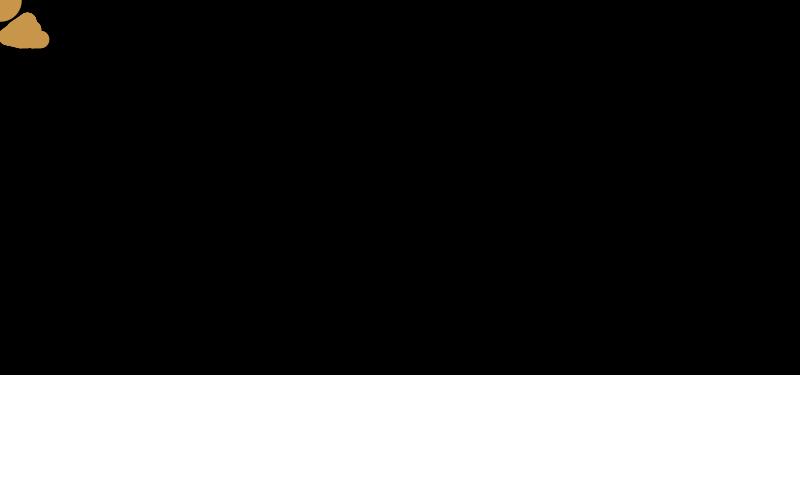
Frame 1 (no input)
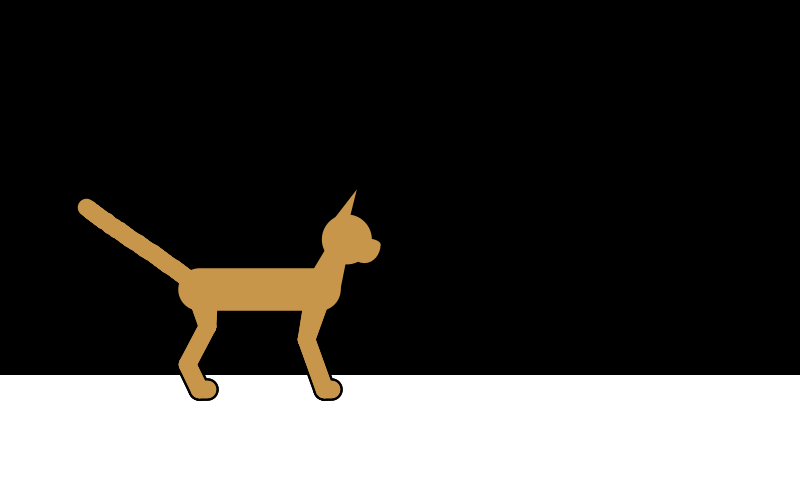
Frame 60 (the mouse pressed at the canvas centre just before this capture)
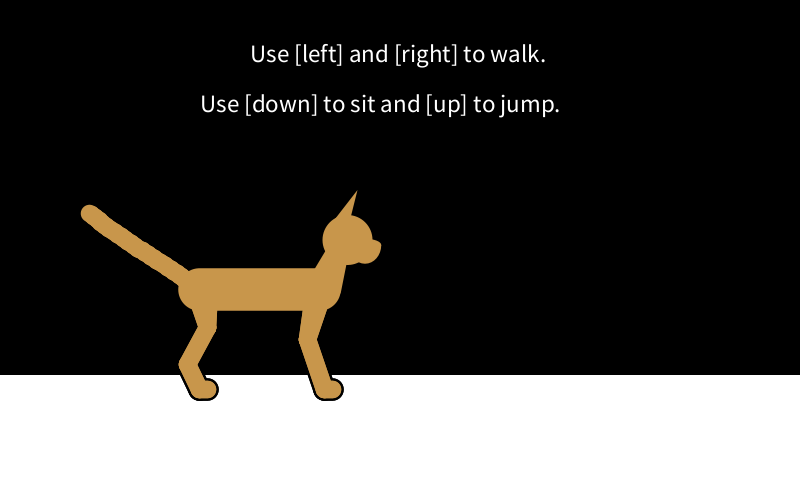
Frame 120 (the mouse held since frame 60 and released just before this capture)

The Processing sketch that drew these frames (run headless with seeded random() and noise(); from frame 60 on, the mouse is pressed at the canvas centre):

// Processing sketch: processing_186953
// ── processing_186953.pde

Leg lefty, righty, lefty2, righty2;

float theGround;

float dir;

float easing = .1;
float armeasing = .75;

float scaled;

float ranVal;

float posX, posY;

float bodyLength = 250;

int dd = 1;

float jumptime = 0;


Arm[] segments = new Arm[55];



void setup(){
  //size of sketch, initial bgcolor
  size(800,500);
//  background(100,0,200);
  
   for(int i = 0; i < segments.length; i++){

    segments[i] = new Arm(width/2,height/2,45-(i/3));
  
  }
  
  theGround = height+height/2;
  
  posX = -width/2;
  
  posY = theGround;
  


  lefty = new Leg(posX,posY,0,theGround,25);
  righty = new Leg(posX,posY,PI,theGround,0);
  
  lefty2 = new Leg(posX-bodyLength,posY,0-(PI/4),theGround,25);
  righty2 = new Leg(posX-bodyLength,posY,PI-(PI/4),theGround,0);
  
  dir = .05;
  ranVal = random(.1,.3);
  
  scaled = random(.9,1.1);
   
  textSize(25);
   
}

void draw(){
  

 pushMatrix(); 
  
  scale(-.5,.5);
 // scale(.5);  
  

  background(0);
  fill(255);
  noStroke();
  rect(0,theGround,-9999,999);
  
 

  
float mp = 1.125;
  
 
 
  float hipx = (lefty.fx + righty.fx) / 2;
  float hipy = (lefty.fy + righty.fy) / 2;
  
  float hipx2 = (lefty2.fx + righty2.fx) / 2;
  float hipy2 = (lefty2.fy + righty2.fy) / 2;
  
  
  
  
    
    if(keyPressed && (key == CODED)){
    
       easing = .075;
      

 ///////////////////////////

 if(keyCode == DOWN){
 
lefty.sit(0);   
righty.sit(0);
 
    }
    
    
 else if(keyCode == UP){
 

   
   int jumpscale = 75;
   
println(jumptime);
jumptime++;




if(jumptime < jumpscale*.6){
  lefty.update(posX);
  righty.update(posX);
  lefty2.update(posX-(bodyLength*dd));
  righty2.update(posX-(bodyLength*dd));
  posX-=10*dd;
  
  lefty.speed = .0;
 lefty.a2speed = .0;
 righty.speed = .0;
 righty.a2speed = .0;
   lefty2.speed = .0;
 lefty2.a2speed = .0;
 righty2.speed = .0;
 righty2.a2speed = .0;
  
}
   
   if(jumptime < jumpscale*.1){
lefty.jump1(0);   
righty.jump1(0);
   }
   if(jumptime < jumpscale*.1){
lefty2.jump1(1);   
righty2.jump1(1);
   }
   if(jumptime > jumpscale*.15 && jumptime < jumpscale*.4){
lefty.jump2(0);   
righty.jump2(0);
   }
   if(jumptime > jumpscale*.1 && jumptime < jumpscale*.35){
lefty2.jump2(1);   
righty2.jump2(1);
   }
   if(jumptime > jumpscale*.4 && jumptime < jumpscale*.6){
     armeasing = .85;
lefty.jump3(0);   
righty.jump3(0);
   }
   if(jumptime > jumpscale*.35 && jumptime < jumpscale*.6){
     armeasing = .85;
lefty2.jump3(1);   
righty2.jump3(1);
   }
  
 
   if(jumptime >= jumpscale*.6){
 lefty.stand(0);   
righty.stand(0);
lefty2.stand(0);   
righty2.stand(0);

   }
   
 
    }else{
      armeasing = .75;
      jumptime = 0;
        lefty.update(posX);
  righty.update(posX);
    }
  
   if(keyCode == LEFT){
     
     dd = -1;
 lefty.speed = .1;
 lefty.a2speed = .1;
 righty.speed = .1;
 righty.a2speed = .1;
 
  lefty.a2offsetx = lefty.x;
  righty.a2offsetx = righty.x;

 lefty2.a2offsetx = lefty2.x;
 righty2.a2offsetx = righty2.x; 

 
 lefty2.speed = .1;
 lefty2.a2speed = .1;
 righty2.speed = .1;
 righty2.a2speed = .1;
 
 posX+=5;
 
   lefty2.update(posX+bodyLength);
  righty2.update(posX+bodyLength);
    }
   if(keyCode == RIGHT){
     
     dd = 1;
 lefty.speed = -.1;
 lefty.a2speed = -.1;
 righty.speed = -.1;
 righty.a2speed = -.1;
 
 lefty.a2offsetx = lefty.x;
 righty.a2offsetx = righty.x;
 
 
 
 lefty2.speed = -.1;
 lefty2.a2speed = -.1;
 righty2.speed = -.1;
 righty2.a2speed = -.1;
 
 posX-=5;
 
    lefty2.update(posX-bodyLength);
  righty2.update(posX-bodyLength);
    }
  
  
    }else{
      
       easing = .1;
       jumptime = 0;
       
 
 lefty.stand(posX);
 righty.stand(posX);
 
 lefty2.stand(posX-bodyLength);
 righty2.stand(posX-bodyLength);
    }
 




fill(200,150,75);
stroke(0);
strokeWeight(45); 
lefty.display(dd,2);

righty.display(dd,2);

lefty2.display(dd,1);

righty2.display(dd,1);

//////////////////////  
 
 for(int i = 0; i < segments.length; i++){

    if(i > 1){
     float px = segments[i-1].folX;
     float py = segments[i-1].folY;    
     segments[i].update(px,py);     
    }else{
     segments[i].update(hipx,hipy);
    } 

  }
  
  
  for(int i = 0; i < segments.length; i++){
  segments[i].display(0,0);  //visual
  }
 
 
  
line(lefty.fx,lefty.fy,righty.fx,righty.fy);
  
ellipse(hipx,hipy,25,25); 
//line(lefty.fx,lefty.fy,hipx,hipy-50);
//line(righty.fx,righty.fy,hipx,hipy-50);


line(lefty2.fx,lefty2.fy,righty2.fx,righty2.fy);  
//ellipse(hipx2,hipy2,45,45);
//line(lefty2.fx,lefty2.fy,hipx2,hipy-50);
//line(righty2.fx,righty2.fy,hipx2,hipy-50);

line(hipx2,hipy2,hipx2-(35*dd),hipy2-100);
line(hipx2+(25*dd),hipy2,hipx2-(35*dd),hipy2-100);
line(hipx2-(15*dd),hipy2,hipx2-(35*dd),hipy2-100);
strokeWeight(10);

//ellipse(hipx2+(25*dd),hipy2-15,100,75);

ellipse(hipx2-(45*dd),hipy2-100,100,100);
arc(hipx2-(80*dd),hipy2-90,65,75,radians(0),radians(180));
ellipse(hipx2-(80*dd),hipy2-90,65,25);

triangle(hipx2-(45*dd),hipy2-120,hipx2-(65*dd),hipy2-200,hipx2-(3*dd),hipy2-120);
//triangle(hipx2-(65*dd),hipy2-120,hipx2-(75*dd),hipy2-190,hipx2,hipy2-120);


//arc((hipx2+hipx)/2,(hipy2+hipy)/2,abs(hipx-hipx2)*1.2,125,radians(0),radians(180));



strokeWeight(95);
line(hipx,hipy,hipx2+(dd*10),hipy2); 

//////////////////////////////////////////////////////////////


stroke(200,150,75);
strokeWeight(35); 
lefty.display(dd,2);

righty.display(dd,2);

lefty2.display(dd,1);

righty2.display(dd,1);



//////////////////////  
 
 
    for(int i = 0; i < segments.length; i++){
  segments[i].display(0,0);  //visual
  }
 
 
  
line(lefty.fx,lefty.fy,righty.fx,righty.fy);
  
ellipse(hipx,hipy,25,25); 
//line(lefty.fx,lefty.fy,hipx,hipy-50);
//line(righty.fx,righty.fy,hipx,hipy-50);


line(lefty2.fx,lefty2.fy,righty2.fx,righty2.fy);  
//ellipse(hipx2,hipy2,45,45);
//line(lefty2.fx,lefty2.fy,hipx2,hipy-50);
//line(righty2.fx,righty2.fy,hipx2,hipy-50);

line(hipx2,hipy2,hipx2-(35*dd),hipy2-100);
line(hipx2+(25*dd),hipy2,hipx2-(35*dd),hipy2-100);
line(hipx2-(15*dd),hipy2,hipx2-(35*dd),hipy2-100);


noStroke();

//ellipse(hipx2+(25*dd),hipy2-15,100,75);

ellipse(hipx2-(45*dd),hipy2-100,100,100);
arc(hipx2-(80*dd),hipy2-90,65,75,radians(0),radians(180));
ellipse(hipx2-(80*dd),hipy2-90,65,25);

triangle(hipx2-(45*dd),hipy2-120,hipx2-(65*dd),hipy2-200,hipx2-(3*dd),hipy2-120);
//triangle(hipx2-(65*dd),hipy2-120,hipx2-(75*dd),hipy2-190,hipx2,hipy2-120);

//arc((hipx2+hipx)/2,(hipy2+hipy)/2,abs(hipx-hipx2)*1.2,125,radians(0),radians(180));

stroke(200,150,75);
strokeWeight(85);
line(hipx,hipy,hipx2+(dd*10),hipy2); 
 
 
  popMatrix();

if(mousePressed){
  fill(255);  
  text("Use [left] and [right] to walk.",(width/2)-150,height/8);
  text("Use [down] to sit and [up] to jump.",(width/2)-200,height/8+50);
}
  
  fill(0);


}

class Arm{
  
  PVector loc = new PVector();
  float a = 5;
  
  float sinAngle = 0.0;
  
  float cX;
  float cY;
  float cX2;
  float cY2;

  float plo = 0;
  float ploCol;
  
  float folX;
  float folY;
  
  
  float radius;
  
  float wave;

  
  Arm(float tx, float ty, float tr){
    
    loc.x = tx;
    loc.y = ty;
    radius=tr;
    
  }
  
  void update(float tx, float ty){
     
    loc.x = tx;
    loc.y = ty;
    
    float sinval = sin(sinAngle);  
    
    
    if(dd==-1){
    wave = map(sinval, -1, 3, -width, width);
    }else{
    wave = map(sinval, 3, -1, -width, width);
    }
    
    
    sinAngle += .1;
    
    float angle = atan2(-height,wave);
    cX = (a * cos(angle)) + loc.x;
    cY = (a * sin(angle)) + loc.y;
    
    folX += (cX - folX) * armeasing;
    folY += (cY - folY) * armeasing;
    
    
  }
  
  void display(int c, int l){
    

    line(loc.x,loc.y,folX,folY);

  }
  
}
class Leg{
float angle = 0.0; 
float offsetx; 
float offsety; 
float scalarx = 60; 
float scalary = 30;
float speed = 0.05;

float a2angle = 0.0; 
float a2offsetx; 
float a2offsety; 
float a2scalarx = 90; 
float a2scalary = 110;
float a2speed = 0.05;

float ground;

float x,y;

float my = 0;

int counter = 0;

float xcheck1,xcheck2;

float x2,y2,a2x2,a2y2;

float xtravel;

float fx,fy,fx2,fy2,fa2x2,fmy;



float neasing = 0;

int c;
  
 Leg(float tx, float ty, float a,float g, int tc){
   
   c = tc;
   
   angle=a;
   a2angle=a;
   
   x = tx;
   y = ty-height;
  
  offsetx = tx;
  offsety = ty-100;
  
  a2offsetx = tx;
  a2offsety = ty+100;
  
  ground = g;
 
 } 
  
  void update(float tx){
    
    if(y >= y2){
    y=0;
    }
    
   x = tx;
  
  offsetx = tx;
  
  a2offsetx = tx;
    
    /////////
    
   x2 = offsetx + cos(angle) * scalarx;  
   y2 = offsety + sin(angle) * scalary;  
   angle += speed; 
  
  /////////////////////////////////////
  
    a2x2 = a2offsetx + cos(a2angle) * a2scalarx;  
   a2y2 = a2offsety + sin(a2angle) * a2scalary;  
   a2angle += a2speed; 
    
  ////////////////////////////////////
  
  float shin = dist(x2,y2,a2x2,a2y2);
  
  
  ///////////////////////////////////
  
  float d = dist(x,y,x2,y2);
  
  float d2 = dist(a2x2,a2y2,x2,y2);
  
  float m = 100-d;
  
  float m2 = 100-d2;
  
  float w = mouseX - pmouseX;
  

  
  if(a2y2 > y2){
   a2y2+=m2;
  }else{
   a2y2-=m2;
  }   
  
  if(y2 > y){
   y-=m;
  }else{
   y+=m;
  }
  
    my = a2y2;
  
  
  
  fx += (x - fx) * easing;
  fx2 += (x2 - fx2) * (easing);
  fa2x2 += (a2x2 - fa2x2) * (easing);
  
  fy += (y - fy) * easing;
  fy2 += (y2 - fy2) * (easing);
  fmy += (my - fmy) * easing;
  
  }
  
  
   void stand(float tx){
     
  
  y=0;
  
  
  
     
    
   x2 = offsetx + cos(PI/2) * scalarx;  
   y2 = offsety + sin(PI/2) * scalary;  
  // angle = PI/2; 
  
  /////////////////////////////////////
  
   a2x2 = a2offsetx + cos(PI/2) * a2scalarx;  
   a2y2 = a2offsety + sin(PI/2) * a2scalary;  
  // a2angle = PI/2; 
    
  ////////////////////////////////////
  
  float shin = dist(x2,y2,a2x2,a2y2);
 
   
  //a2scalary = map(shin,100,126,30,60);
  
  
  ///////////////////////////////////
  
  float d = dist(x,y,x2,y2);
  
  float d2 = dist(a2x2,a2y2,x2,y2);
  
  float m = 100-d;
  
  float m2 = 100-d2;
  
  float w = mouseX - pmouseX;
  
  if(a2y2 > y2){
   a2y2+=m2;
  }else{
   a2y2-=m2;
  }   
  
  if(y2 > y){
   y-=m;
  }else{
   y+=m;
  }
 

    
    my = a2y2;
 
  
  
  fx += (x - fx) * easing;
  fx2 += (x2 - fx2) * (easing);
  fa2x2 += (a2x2 - fa2x2) * (easing);
  
  fy += (y - fy) * easing;
  fy2 += (y2 - fy2) * (easing);
  fmy += (my - fmy) * easing;
  
  }
  
  
  
   void sit(float tl){
     
   y = ground;
   
   fx += ((x-(100*dd)) - fx) * easing;
  
   //fx += (x - fx) * easing; 
    
   x2 = x-(dd*150);  
   y2 = y;  
  // angle = PI/2; 
  
  /////////////////////////////////////
  
   a2x2 = x2 - (30*dd);  
   a2y2 = y2 + 30;  
  // a2angle = PI/2; 
    
  ////////////////////////////////////
  
  float shin = dist(x2,y2,a2x2,a2y2);
 
   
  //a2scalary = map(shin,100,126,30,60);
  
  
  ///////////////////////////////////
  
  float d = dist(x,y,x2,y2);
  
  float d2 = dist(a2x2,a2y2,x2,y2);
  
  float m = 100-d;
  
  float m2 = 100-d2;
  
  float w = mouseX - pmouseX;
  
  if(a2y2 > y2){
//   a2y2+=m2;
  }else{
//   a2y2-=m2;
  }   
  
  if(y2 > y){
 //  y-=m;
  }else{
//   y+=m;
  }
 

    
    my = a2y2;
 
  
  
  
  fx2 += (x2 - fx2) * (easing);
  fa2x2 += (a2x2 - fa2x2) * (easing);
  
  fy += (y - fy) * easing;
  fy2 += (y2 - fy2) * (easing);
  fmy += (my - fmy) * easing;
  
  }
  
   
  
   void jump1(float tl){
     
    
     
   if(tl == 0){
     
     
   y = ground-100;
   
   fx += ((x-(25*dd)) - fx) * easing;
  
   //fx += (x - fx) * easing; 
    
  // x2 = x-(dd*100);  
   y2 = (a2y2+y)/2;  
  // angle = PI/2; 
  
  /////////////////////////////////////
  
   //a2x2 = x2 - (30*dd);  
   //a2y2 = ground+25;  
  // a2angle = PI/2; 
   }else{
    y = ground-125;
   
   fx += ((x-(25*dd)) - fx) * easing;
  
   //fx += (x - fx) * easing; 
    
  // x2 = x-(dd*100);  
   y2 = (a2y2+y)/2;  
  // angle = PI/2; 
  
  /////////////////////////////////////
  
   //a2x2 = x2 - (30*dd);  
   //a2y2 = ground+25;  
  // a2angle = PI/2; 
   }
  ////////////////////////////////////
  
  float shin = dist(x2,y2,a2x2,a2y2);
 
   
  //a2scalary = map(shin,100,126,30,60);
  
  
  ///////////////////////////////////
  
  float d = dist(x,y,x2,y2);
  
  float d2 = dist(a2x2,a2y2,x2,y2);
  
  float m = 100-d;
  
  float m2 = 100-d2;
  
  float w = mouseX - pmouseX;
  
  if(a2y2 > y2){
//   a2y2+=m2;
  }else{
//   a2y2-=m2;
  }   
  
  if(y2 > y){
 //  y-=m;
  }else{
//   y+=m;
  }
 

    
    my = a2y2;
 
  
  
  
  fx2 += (x2 - fx2) * (easing);
  fa2x2 += (a2x2 - fa2x2) * (easing);
  
  fy += (y - fy) * easing;
  fy2 += (y2 - fy2) * (easing);
  fmy += (my - fmy) * easing;

     
  
  }
  
  
  void jump2(float tl){
    
  
 
   if(tl == 0){
     neasing = .1;
     int high = 600;
     
   y = ground-high;
   
   fx += ((x-(25*dd)) - fx) * neasing;
  
   //fx += (x - fx) * easing; 
    
  // x2 = x-(dd*100);  
   y2 = ground-(high);  
  // angle = PI/2; 
  
  /////////////////////////////////////
  
   //a2x2 = x2 - (30*dd);  
   a2y2 = ground-(high-160);  
  // a2angle = PI/2; 
  
   }else{
     neasing = .1;
    int high = 700;
     
   y = ground-high;
   
   fx += ((x-(25*dd)) - fx) * neasing;
  
   //fx += (x - fx) * easing; 
    
  // x2 = x-(dd*100);  
   y2 = ground-(high-80);  
  // angle = PI/2; 
  
  /////////////////////////////////////
  
   //a2x2 = x2 - (30*dd);  
   a2y2 = ground-(high-160);  
  // a2angle = PI/2; 
  
   }
  ////////////////////////////////////
  
  float shin = dist(x2,y2,a2x2,a2y2);
 
   
  //a2scalary = map(shin,100,126,30,60);
  
  
  ///////////////////////////////////
  
  float d = dist(x,y,x2,y2);
  
  float d2 = dist(a2x2,a2y2,x2,y2);
  
  float m = 100-d;
  
  float m2 = 100-d2;
  
  float w = mouseX - pmouseX;
  
  if(a2y2 > y2){
//   a2y2+=m2;
  }else{
//   a2y2-=m2;
  }   
  
  if(y2 > y){
 //  y-=m;
  }else{
//   y+=m;
  }
 

    
    my = a2y2;
 
  
  
  
  fx2 += (x2 - fx2) * (neasing);
  fa2x2 += (a2x2 - fa2x2) * (neasing);
  
  fy += (y - fy) * neasing;
  fy2 += (y2 - fy2) * (neasing);
  fmy += (my - fmy) * neasing;

  }
  
  
  void jump3(float tl){
    
  neasing = .15;
 
  if(tl == 0){
    
   y = ground-100;
   
   fx += ((x-(25*dd)) - fx) * neasing;
  
   //fx += (x - fx) * easing; 
    
  // x2 = x-(dd*100);  
   y2 = (a2y2+y)/2;  
  // angle = PI/2; 
  
  /////////////////////////////////////
  
   //a2x2 = x2 - (30*dd);  
   a2y2 = ground+25;  
  // a2angle = PI/2; 
   }else{
     
    y = ground-125;
   
   fx += ((x-(25*dd)) - fx) * neasing;
  
   //fx += (x - fx) * easing; 
    
  // x2 = x-(dd*100);  
   y2 = (a2y2+y)/2;  
  // angle = PI/2; 
  
  /////////////////////////////////////
  
   //a2x2 = x2 - (30*dd);  
   a2y2 = ground+25;  
  // a2angle = PI/2; 
   }
  ////////////////////////////////////
  
  float shin = dist(x2,y2,a2x2,a2y2);
 
   
  //a2scalary = map(shin,100,126,30,60);
  
  
  ///////////////////////////////////
  
  float d = dist(x,y,x2,y2);
  
  float d2 = dist(a2x2,a2y2,x2,y2);
  
  float m = 100-d;
  
  float m2 = 100-d2;
  
  float w = mouseX - pmouseX;
  
  if(a2y2 > y2){
//   a2y2+=m2;
  }else{
//   a2y2-=m2;
  }   
  
  if(y2 > y){
 //  y-=m;
  }else{
//   y+=m;
  }
 

    
    my = a2y2;
 
  
  
  
  fx2 += (x2 - fx2) * (neasing);
  fa2x2 += (a2x2 - fa2x2) * (neasing);
  
  fy += (y - fy) * neasing;
  fy2 += (y2 - fy2) * (neasing);
  fmy += (my - fmy) * neasing;

      
  
  }
  
  void display(int d, int l){



//line(fx2+(25*d),fy2,fx,fy);
//line(fx2+(25*d),fy2,fa2x2,fmy);

  
if(l == 2){

float bendy = (fy2+fmy)/2;


line(fx2-(15*d),fy2-25,fx,fy);
line(fx2-(15*d),fy2-25,fx+(10*d),fy);
line(fx2-(15*d),fy2-25,fx-(20*d),fy);

line(fx2-(15*d),fy2-25,fx2+(25*d),bendy);
line(fx2+(25*d),bendy,fa2x2,fmy);

line(fa2x2,fmy,fa2x2-(15*d),fmy);

}

  
if(l == 1){


line(fx2+(35*d),fy2,fx,fy);

line(fx2+(35*d),fy2,fx+(20*d),fy);

line(fx2+(35*d),fy2,fa2x2,fmy);

line(fa2x2,fmy,fa2x2-(15*d),fmy);

}

  
  }
  
}
